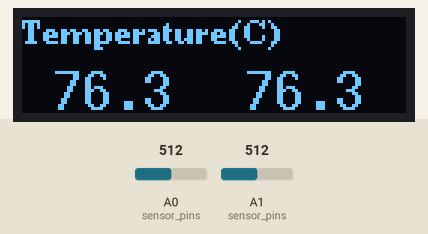
Recording of a sketch running on a simulated Arduino Uno, built with avr-gcc and run on an emulated ATmega328P. Parts: 128×32 one-colour display. The inputs (shaded band) are chosen by the test bench; at power-on: A0 (sensor_pins) = 512, A1 (sensor_pins) = 512. What the sketch prints to the serial monitor is not drawn.

Above: at 1.4 s.
1.5 s: A0 (sensor_pins) set to 122
At 2.1 s:
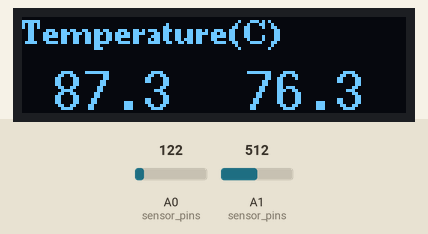
3.7 s: A1 (sensor_pins) set to 0
At 4.4 s:
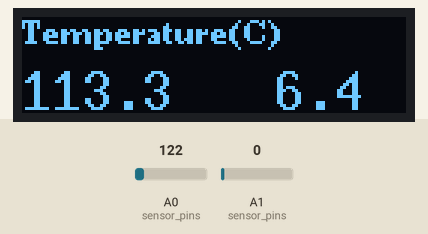
6.0 s: A1 (sensor_pins) set to 35
At 6.6 s:
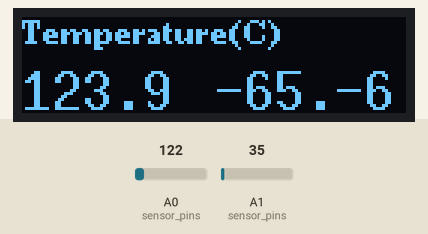
8.2 s: A0 (sensor_pins) set to 15
At 8.8 s:
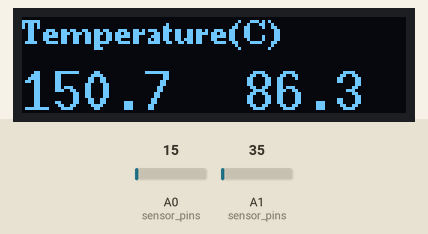
10.4 s: A0 (sensor_pins) set to 0
At 11.0 s:
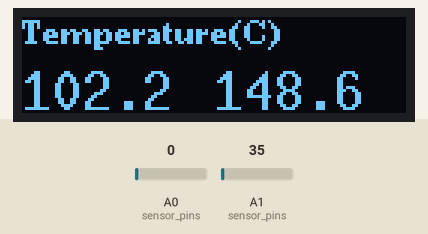
12.6 s: A1 (sensor_pins) set to 15
At 13.3 s:
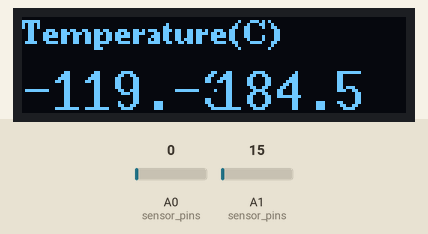
Timing chart, 0 to 15.6 s (numbered marks = the images above; inputs shaded):
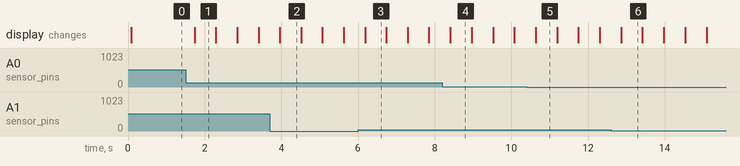

The sketch:

ntc_ssd1306_lgt8f328p.ino
```cpp
/*
  Smooth NTC Thermistor

  Reads a temperature from the NTC 3950 thermistor,
  smooth and displays it in the default Serial.

  https://github.com/YuriiSalimov/NTC_Thermistor

  Created by Yurii Salimov, May, 2019.
  Released into the public domain.
*/
#include <Thermistor.h>
#include <NTC_Thermistor.h>
#include <SmoothThermistor.h>

// #define SENSOR_PIN_1             A0
// #define SENSOR_PIN_2             A1
#define REFERENCE_RESISTANCE   10000
#define NOMINAL_RESISTANCE     10000
#define NOMINAL_TEMPERATURE    25
#define B_VALUE                3950
#define ADCRESOLUTION          4095

/**
  Smoothing factor of a temperature value.
*/
#define SMOOTHING_FACTOR 5


#include <Arduino.h>
// #include <U8x8lib.h>
#include <U8g2lib.h>

#ifdef U8X8_HAVE_HW_I2C
#include <Wire.h>
#endif

// U8X8_SSD1306_128X32_UNIVISION_HW_I2C u8x8(/* reset=*/ U8X8_PIN_NONE);   // Adafruit ESP8266/32u4/ARM Boards + FeatherWing OLED
U8G2_SSD1306_128X32_UNIVISION_F_HW_I2C u8g2(U8G2_R0, /* reset=*/ U8X8_PIN_NONE);  // Adafruit ESP8266/32u4/ARM Boards + FeatherWing OLED

#define N_THERM 2
const static int sensor_pins[2]={A0,A1};

Thermistor* thermistor[N_THERM];

// the setup function runs once when you press reset or power the board
void setup() {
  Serial.begin(115200);

  // Thermistor* originThermistor = new NTC_Thermistor(
  //   SENSOR_PIN,
  //   REFERENCE_RESISTANCE,
  //   NOMINAL_RESISTANCE,
  //   NOMINAL_TEMPERATURE,
  //   B_VALUE,
  //   ADCRESOLUTION
  // );
  for(int i=0; i<N_THERM; i++) {
    thermistor[i] = new SmoothThermistor(
      new NTC_Thermistor(
        sensor_pins[i],
        REFERENCE_RESISTANCE,
        NOMINAL_RESISTANCE,
        NOMINAL_TEMPERATURE,
        B_VALUE,
        ADCRESOLUTION
      ),
      SMOOTHING_FACTOR
    );
  }

  // u8x8.begin();
  // u8x8.setPowerSave(0);
  u8g2.begin();

}

// the loop function runs over and over again forever
void loop() {
  // Reads temperature
  // const double celsius[2];
  char buf1[16];

  u8g2.clearBuffer();					// clear the internal memory
  u8g2.setFont(u8g2_font_ncenB08_tr);	// choose a suitable font
  u8g2.drawStr(0,9,"Temperature(C)");	// write something to the internal memory

  for(int i=0; i<N_THERM; i++) {
    const double celsius = thermistor[i]->readCelsius();
    // Output of information
    Serial.print("Temperature");
    Serial.print(i);
    Serial.print(": ");
    Serial.print(celsius);
    Serial.print(" C, \t");

    sprintf(buf1, "%3d.%01d", int(celsius), int(celsius * 10) %10);
    Serial.println(buf1);

    u8g2.setFont(u8g2_font_10x20_tn );	// choose a suitable font
    u8g2.drawStr(i*128/N_THERM,31, buf1);	// write something to the internal memory
  }
  Serial.println("");
  u8g2.sendBuffer();					// transfer internal memory to the display

  delay(500); // optionally, only to delay the output of information in the example.
}
```

Measured:
- after the input at 1.5 s, the display: changes after 0.24 s (image 1)
- what the display in image 1 shows lasts 0.6 s, from 1.7 s to 2.3 s
